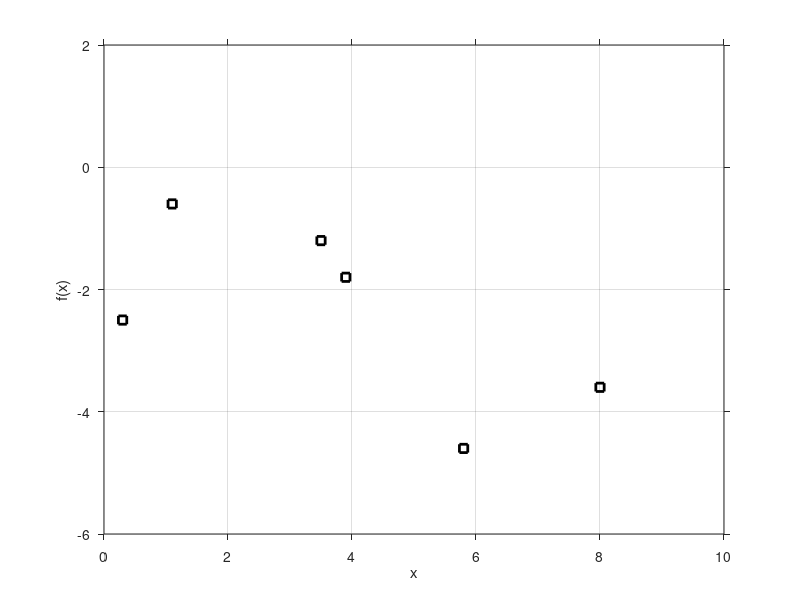

This figure's MATLAB source:

X=[0.3	1.1	3.5	3.9	5.8	8.0];
Y=[-2.5	-0.6	-1.2	-1.8	-4.6	-3.6];

plot(X,Y,'sk','linewi',2);
set(gca,'tickdir','out');
axis([0 10 -6 2]);grid;
xlabel('x');
ylabel('f(x)');

print -dpng ws1_fig
